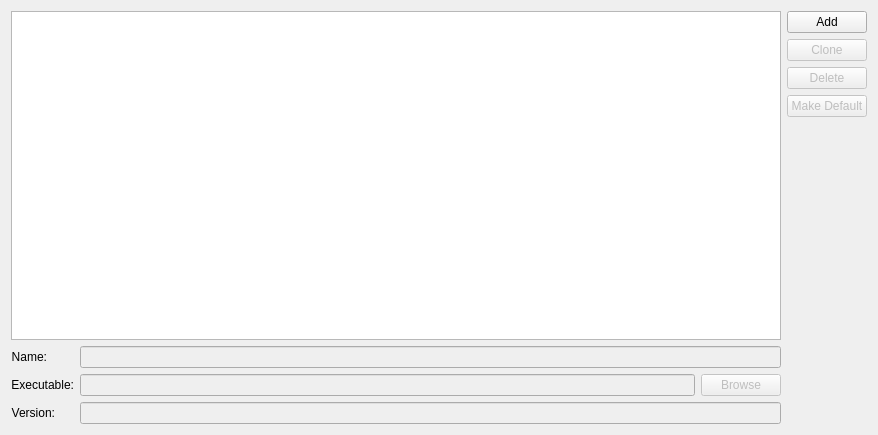
<?xml version="1.0" encoding="UTF-8"?>
<ui version="4.0">
 <class>cook::toolset::SettingsWidget</class>
 <widget class="QWidget" name="cook::toolset::SettingsWidget">
  <property name="geometry">
   <rect>
    <x>0</x>
    <y>0</y>
    <width>878</width>
    <height>435</height>
   </rect>
  </property>
  <property name="windowTitle">
   <string>Form</string>
  </property>
  <layout class="QHBoxLayout" name="horizontalLayout_2">
   <item>
    <layout class="QVBoxLayout" name="verticalLayout_2">
     <item>
      <widget class="QTreeView" name="overview">
       <property name="showDropIndicator" stdset="0">
        <bool>false</bool>
       </property>
      </widget>
     </item>
     <item>
      <layout class="QFormLayout" name="formLayout">
       <item row="0" column="0">
        <widget class="QLabel" name="label_2">
         <property name="text">
          <string>Name:</string>
         </property>
         <property name="alignment">
          <set>Qt::AlignRight|Qt::AlignTrailing|Qt::AlignVCenter</set>
         </property>
        </widget>
       </item>
       <item row="0" column="1">
        <widget class="QLineEdit" name="txtName">
         <property name="enabled">
          <bool>false</bool>
         </property>
        </widget>
       </item>
       <item row="1" column="0">
        <widget class="QLabel" name="label">
         <property name="text">
          <string>Executable:</string>
         </property>
         <property name="alignment">
          <set>Qt::AlignRight|Qt::AlignTrailing|Qt::AlignVCenter</set>
         </property>
        </widget>
       </item>
       <item row="1" column="1">
        <layout class="QHBoxLayout" name="horizontalLayout">
         <item>
          <widget class="QLineEdit" name="txtExec">
           <property name="enabled">
            <bool>false</bool>
           </property>
          </widget>
         </item>
         <item>
          <widget class="QPushButton" name="btnBrowse">
           <property name="enabled">
            <bool>false</bool>
           </property>
           <property name="text">
            <string>Browse</string>
           </property>
          </widget>
         </item>
        </layout>
       </item>
       <item row="2" column="0">
        <widget class="QLabel" name="label_3">
         <property name="text">
          <string>Version:</string>
         </property>
         <property name="alignment">
          <set>Qt::AlignRight|Qt::AlignTrailing|Qt::AlignVCenter</set>
         </property>
        </widget>
       </item>
       <item row="2" column="1">
        <widget class="QLineEdit" name="txtVersion">
         <property name="enabled">
          <bool>false</bool>
         </property>
         <property name="acceptDrops">
          <bool>false</bool>
         </property>
         <property name="frame">
          <bool>true</bool>
         </property>
        </widget>
       </item>
      </layout>
     </item>
    </layout>
   </item>
   <item>
    <layout class="QVBoxLayout" name="verticalLayout">
     <item>
      <widget class="QPushButton" name="btnAdd">
       <property name="text">
        <string>Add</string>
       </property>
      </widget>
     </item>
     <item>
      <widget class="QPushButton" name="btnClone">
       <property name="enabled">
        <bool>false</bool>
       </property>
       <property name="text">
        <string>Clone</string>
       </property>
      </widget>
     </item>
     <item>
      <widget class="QPushButton" name="btnDelete">
       <property name="enabled">
        <bool>false</bool>
       </property>
       <property name="text">
        <string>Delete</string>
       </property>
      </widget>
     </item>
     <item>
      <widget class="QPushButton" name="btnDefault">
       <property name="enabled">
        <bool>false</bool>
       </property>
       <property name="text">
        <string>Make Default</string>
       </property>
      </widget>
     </item>
     <item>
      <spacer name="verticalSpacer_2">
       <property name="orientation">
        <enum>Qt::Vertical</enum>
       </property>
       <property name="sizeHint" stdset="0">
        <size>
         <width>20</width>
         <height>40</height>
        </size>
       </property>
      </spacer>
     </item>
    </layout>
   </item>
  </layout>
 </widget>
 <resources/>
 <connections/>
</ui>
